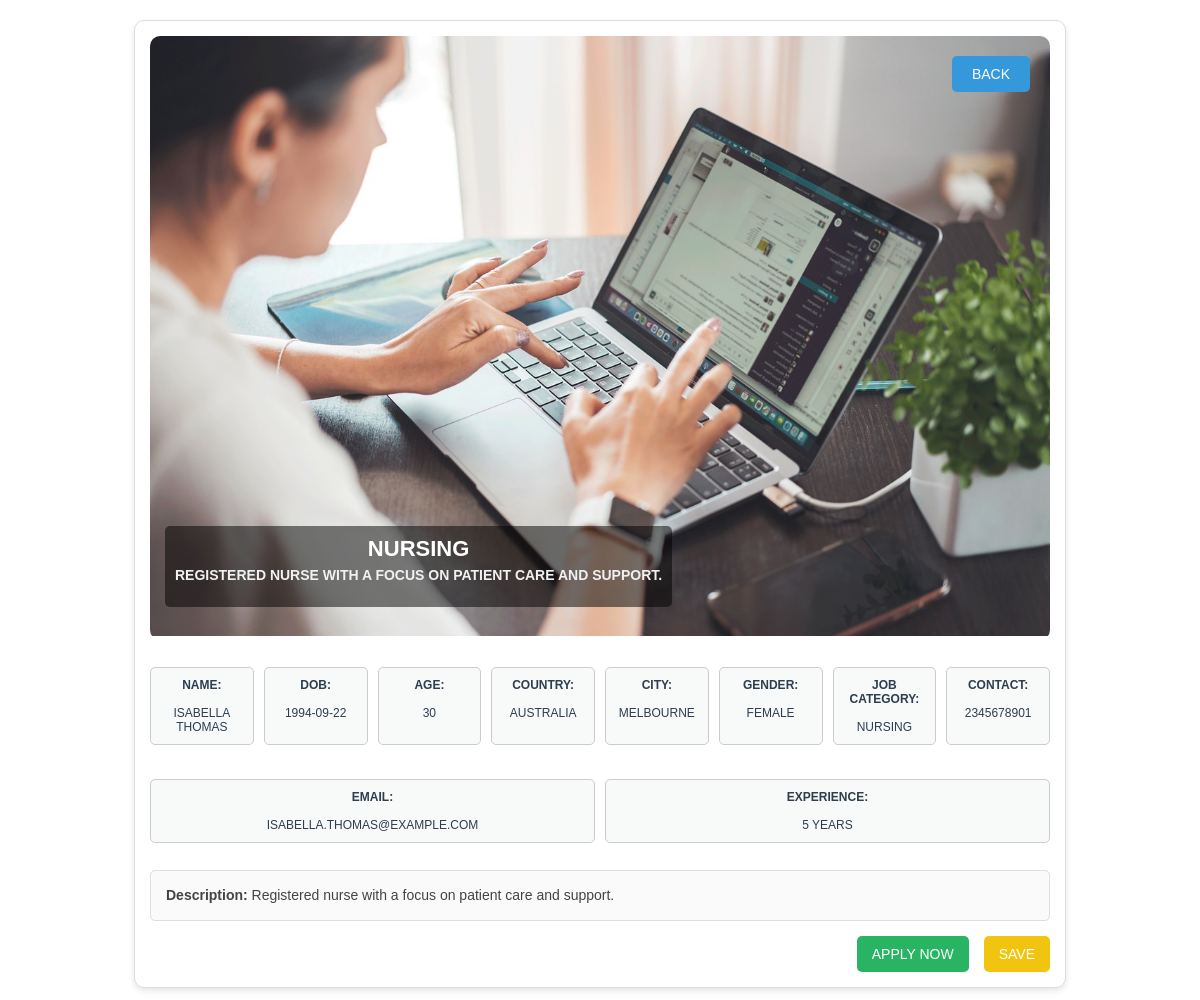
The page /Seeker_Profile_view.php?seeker_id=27 on the database its author committed.
### tables this page shows
CREATE TABLE `job_seeker_profile` (
  `Seeker_ID` int(11) NOT NULL,
  `First_Name` varchar(50) DEFAULT NULL,
  `Last_Name` varchar(50) DEFAULT NULL,
  `DOB` date DEFAULT NULL,
  `Age` int(11) DEFAULT NULL,
  `Country` varchar(50) DEFAULT NULL,
  `City` varchar(50) DEFAULT NULL,
  `Gender` varchar(10) DEFAULT NULL,
  `Job_Category` varchar(50) DEFAULT NULL,
  `Contact` bigint(20) DEFAULT NULL,
  `Email` varchar(100) DEFAULT NULL,
  `Experience` varchar(100) DEFAULT NULL,
  `Description` text DEFAULT NULL
);

### Seeker_Profile_view.php (the view, shortened to what this page needs)
<?php
$con = include('DBconnection.php');
$seeker_id = isset($_GET['seeker_id']) ? $_GET['seeker_id'] : 0;
$sql = "SELECT * FROM job_seeker_profile WHERE Seeker_ID = " . intval($seeker_id);
$result = mysqli_query($con, $sql);
$job_seeker = mysqli_fetch_assoc($result);
?>
<!DOCTYPE html>
<html lang="en">
<head>
    <link rel="stylesheet" href="CSS/job page view.css">
</head>
<body>
    <section class="fullArea">
        <div class="imageArea">
            <img src="images/telework.jpg" alt="job image" />
            <h1 class="det"><?php echo $job_seeker ? htmlspecialchars($job_seeker['Job_Category']) : 'Job Title'; ?><br>
                <p class="poDetails"><?php echo $job_seeker ? htmlspecialchars($job_seeker['Description']) : 'Details'; ?></p>
            </h1>
            <button class="backButton" onclick="window.history.back()">Back</button>
        </div>
        <div class="infoArea">
            <div class="LO_SA">
                <p><strong>Name:<br><br></strong> <?php echo $job_seeker ? htmlspecialchars($job_seeker['First_Name'] . ' ' . $job_seeker['Last_Name']) : 'Name not available'; ?></p>
                <p><strong>DOB:<br><br></strong> <?php echo $job_seeker ? htmlspecialchars($job_seeker['DOB']) : 'DOB not available'; ?></p>
                <p><strong>Age:<br><br></strong> <?php echo $job_seeker ? htmlspecialchars($job_seeker['Age']) : 'Age not available'; ?></p>
                <p><strong>Country:<br><br></strong> <?php echo $job_seeker ? htmlspecialchars($job_seeker['Country']) : 'Country not available'; ?></p>
                <p><strong>City:<br><br></strong> <?php echo $job_seeker ? htmlspecialchars($job_seeker['City']) : 'City not available'; ?></p>
                <p><strong>Gender:<br><br></strong> <?php echo $job_seeker ? htmlspecialchars($job_seeker['Gender']) : 'Gender not available'; ?></p>
                <p><strong>Job Category:<br><br></strong> <?php echo $job_seeker ? htmlspecialchars($job_seeker['Job_Category']) : 'Job Category not available'; ?></p>
                <p><strong>Contact:<br><br></strong> <?php echo $job_seeker ? htmlspecialchars($job_seeker['Contact']) : 'Contact not available'; ?></p>
                <p><strong>Email:<br><br></strong> <?php echo $job_seeker ? htmlspecialchars($job_seeker['Email']) : 'Email not available'; ?></p>
                <p><strong>Experience:<br><br></strong> <?php echo $job_seeker ? htmlspecialchars($job_seeker['Experience']) . ' years' : 'Experience not available'; ?></p>
            </div>
            <p class="jobDescription">
                <strong>Description:</strong> <?php echo $job_seeker ? nl2br(htmlspecialchars($job_seeker['Description'])) : 'Job seeker not found.'; ?>
            </p>
            <div class="buttonArea">
            <input type="button" id="applyButton" value="Apply Now" class="B1">
            <input type="button" id="saveButton" value="Save" class="B2">
            </div>
        </div>
    </section>
</body>
</html>

### CSS/job page view.css (style rules this page uses)
.fullArea { font-family: 'Arial', sans-serif; border: 1px solid #ddd; padding: 15px; box-shadow: 0 3px 6px rgba(0, 0, 0, 0.1); background-color: #ffffff; text-align: center; max-width: 900px; margin: 20px auto; border-radius: 10px; }
.imageArea { position: relative; width: 100%; margin: 0 auto; overflow: hidden; border-radius: 10px; }
.imageArea img { width: 100%; height: auto; transition: transform 0.2s ease-in-out; }
.det { position: absolute; bottom: 15px; left: 15px; font-size: 22px; text-transform: uppercase; color: #ffffff; font-weight: bold; background-color: rgba(0, 0, 0, 0.5); padding: 10px; border-radius: 5px; }
.poDetails { font-size: 14px; color: #f1f1f1; margin-top: 5px; }
.infoArea { width: 100%; margin: 15px auto 0; }
.LO_SA { display: flex; flex-wrap: wrap; gap: 10px; margin-bottom: 15px; }
.LO_SA p { border: 1px solid #ccc; font-size: 12px; padding: 10px; border-radius: 5px; background-color: #f8f9f9; color: #2c3e50; text-transform: uppercase; flex: 1; text-align: center; }
.jobDescription { font-size: 14px; color: #444; line-height: 1.4; margin-bottom: 15px; text-align: justify; padding: 15px; border: 1px solid #ddd; border-radius: 5px; background-color: #fafafa; }
.buttonArea { display: flex; justify-content: flex-end; gap: 15px; margin-top: 15px; }
.buttonArea input { padding: 10px 15px; border-radius: 5px; border: none; font-size: 14px; cursor: pointer; transition: background-color 0.2s ease-in-out, transform 0.2s; }
.B1 { background-color: #28b463; color: white; text-transform: uppercase; }
.B2 { background-color: #f1c40f; color: white; text-transform: uppercase; }
.backButton { position: absolute; top: 20px; right: 20px; padding: 10px 20px; background-color: #3498db; color: white; border: none; border-radius: 5px; font-size: 14px; cursor: pointer; text-transform: uppercase; transition: background-color 0.3s ease, transform 0.2s; }

### rows shown on the page
job_seeker_profile: Job_Category "NURSING", Description "REGISTERED NURSE WITH A FOCUS ON PATIENT CARE AND SUPPORT.", First_Name+Last_Name "ISABELLA THOMAS", DOB "1994-09-22", Age "30", Country "AUSTRALIA", City "MELBOURNE", Gender "FEMALE", Contact "2345678901", Email "ISABELLA.THOMAS@EXAMPLE.COM", Experience "5", Description "Registered nurse with a focus on patient care and support."
